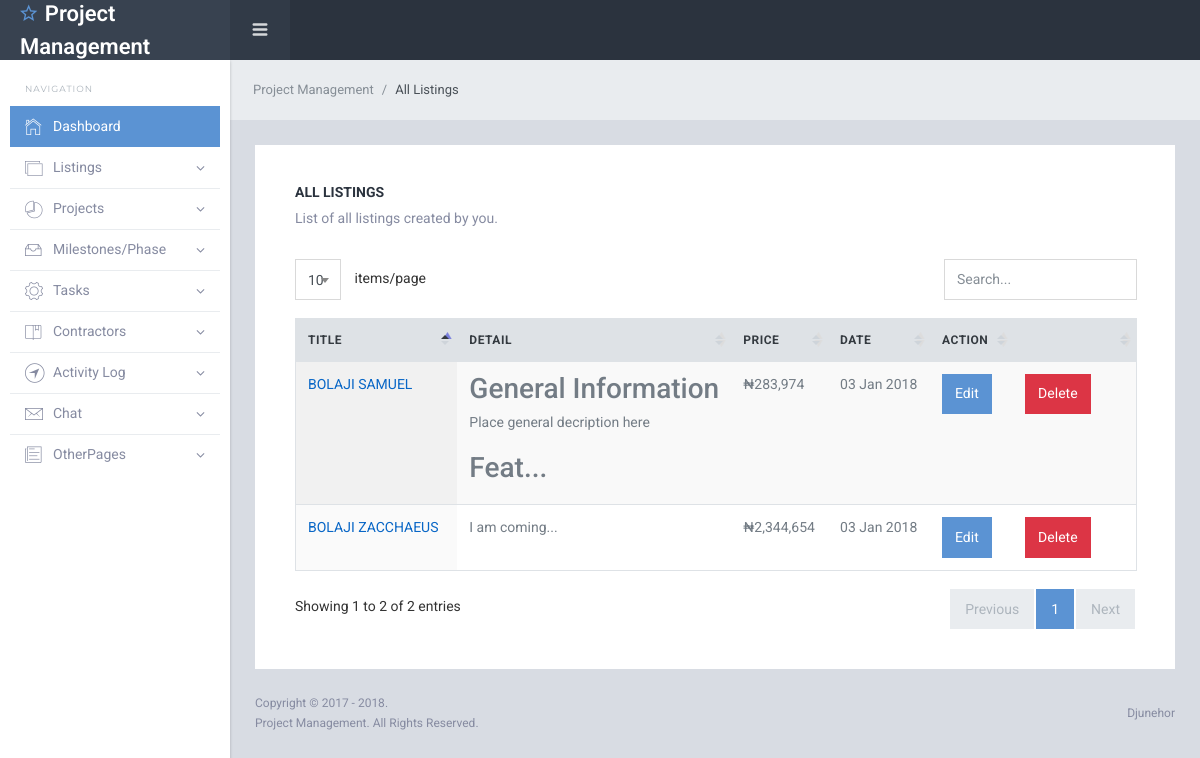
Page /manager/MyListing.php (signed in) on the committed database.
### tables this page shows
CREATE TABLE `options` (
  `website_code` varchar(100) NOT NULL,
  `admin_email` varchar(255) DEFAULT NULL,
  `admin_phone` varchar(20) NOT NULL,
  `admin_tw` varchar(100) NOT NULL,
  `admin_fb` varchar(100) NOT NULL,
  `admin_lk` varchar(100) NOT NULL,
  `website_name` varchar(100) NOT NULL,
  `website_tag` varchar(250) NOT NULL,
  `meta_desc` text NOT NULL,
  `about` varchar(250) NOT NULL,
  `contact_address` varchar(250) NOT NULL
);

CREATE TABLE `apartments` (
  `aID` int(25) NOT NULL,
  `name` varchar(250) NOT NULL,
  `slug` varchar(120) NOT NULL,
  `atype` int(1) NOT NULL,
  `ltype` int(1) NOT NULL,
  `price` int(11) NOT NULL,
  `info` text NOT NULL,
  `country` int(6) NOT NULL,
  `state` int(6) NOT NULL,
  `city` int(6) NOT NULL,
  `address` varchar(200) NOT NULL,
  `addDate` int(25) NOT NULL,
  `agentID` int(25) NOT NULL,
  `image1` varchar(200) NOT NULL,
  `image2` varchar(200) NOT NULL,
  `image3` varchar(200) NOT NULL,
  `image4` varchar(200) NOT NULL,
  `image5` varchar(200) NOT NULL,
  `image6` varchar(200) NOT NULL,
  `image7` varchar(200) NOT NULL,
  `image8` varchar(200) NOT NULL
);

CREATE TABLE `managers` (
  `managerID` int(25) NOT NULL,
  `email` varchar(100) NOT NULL,
  `password` varchar(100) NOT NULL,
  `addDate` int(25) NOT NULL,
  `LastLogin` int(25) NOT NULL,
  `fullname` varchar(100) NOT NULL,
  `phone` varchar(50) NOT NULL,
  `photo` varchar(100) NOT NULL,
  `lasturl` varchar(200) NOT NULL,
  `lastseen` int(25) NOT NULL
);

### includes/config.php (called while the page is built, shortened)
<?php
$servername = "localhost";
$username = "root";
$password = "";
$dbname = "project";
$con = new mysqli($servername, $username, $password, $dbname);
$website_code = '0X&KHJ22hast';
$user_table = "managers";
$option_table = "options";
$apartment_table = "apartments";
$apartment_type = "apartment_types";
$listing_type = "listing_types";
$option = mysqli_fetch_assoc(mysqli_query($con,"SELECT * FROM $option_table WHERE website_code='$website_code'"));
?>

### manager/MyListing.php (the view, shortened to what this page needs)
<?php
$page_name = "All Listings";
include '../views/manager_header.php'; ?>
 <link href="../lib/font-awesome/css/font-awesome.css" rel="stylesheet">
    <link href="../lib/Ionicons/css/ionicons.css" rel="stylesheet">
    <link href="../lib/perfect-scrollbar/css/perfect-scrollbar.css" rel="stylesheet">
    <link href="../lib/highlightjs/github.css" rel="stylesheet">
    <link href="../lib/datatables/jquery.dataTables.css" rel="stylesheet">
    <link href="../lib/select2/css/select2.min.css" rel="stylesheet">
    <link rel="stylesheet" href="../css/starlight.css">
  <div class="sl-mainpanel">
     <nav class="breadcrumb sl-breadcrumb">
        <a class="breadcrumb-item" href="index"><?php echo $option['website_name']; ?></a>
        <span class="breadcrumb-item active"><?php echo $page_name; ?></span>
      </nav>
      <div class="sl-pagebody">
	  <div class="card pd-20 pd-sm-40">
          <h6 class="card-body-title">All Listings</h6>
          <p class="mg-b-20 mg-sm-b-30">List of all listings created by you.</p>
          <div class="table-wrapper">
            <table id="datatable1" class="table display responsive nowrap">
              <thead>
                <tr>
                  <th class="wd-10p">Title</th>
                  <th class="wd-15p">Detail</th>
                  <th class="wd-10p">Price</th>
                  <th class="wd-10p">Date</th>
                  <th class="wd-10p">Action</th>
                  <th class="wd-15p"></th>
                </tr>
              </thead>
			  <tbody>
			  <?php
			  $q8 = mysqli_query($con,"SELECT * FROM $apartment_table
			  LEFT JOIN $user_table ON $apartment_table.agentID=$user_table.managerID
LEFT JOIN $listing_type ON $apartment_table.ltype=$listing_type.id
LEFT JOIN $apartment_type ON $apartment_table.atype=$apartment_type.id
WHERE agentID='$managerID'");
			   while($v = mysqli_fetch_assoc($q8))
 {
	 ?>
                <tr class="<?php echo $v['aID']; ?>">
                  <td><a href="../listing?id=<?php echo $v['aID']; ?>"><?php echo $v['name']; ?></a></td>
                  <td><?php echo substr(html_entity_decode(htmlspecialchars_decode($v['info'])),0,100); ?>...</td>
                  <td><?php echo "&#x20A6;".number_format($v['price']); ?></td>
                  <td><?php echo date('d M Y',$v['addDate']); ?></td>
				  <td><form action="EditListing?id=<?php echo $v['aID']; ?>"><button id="btnEdit" type="submit" class="btn btn-info">Edit</button></form></td>
                  <td><button onclick="del_listing(this.value)" id="btnDelete" type="submit" value="<?php echo $v['aID']; ?>" class="btn btn-danger">Delete</button></td>
                </tr>
 <?php } ?>
				 </tbody>
            </table>
          </div>
        </div>
</div>
<?php include '../views/manager_footer.php'; ?>

### views/manager_header.php (shortened to what this page needs)
<?php
include_once '../includes/config.php';
if(!isset($_SESSION['managerID']) && !isset($_COOKIE['managerID'])) {header("Location: SigninPage"); exit();}
else
{
$managerID = $_SESSION['managerID'] ? $_SESSION['managerID']: $_COOKIE['managerID'];
}
?>
<!DOCTYPE html>
<html lang="en">
  <head>
  </head>
  <body>
    <div class="sl-logo"><a href="index"><i class="icon ion-android-star-outline"></i> <?php echo $option['website_name']; ?></a></div>
    <div class="sl-sideleft">
      <label class="sidebar-label">Navigation</label>
      <div class="sl-sideleft-menu">
        <a href="index" class="sl-menu-link active">
          <div class="sl-menu-item">
            <i class="menu-item-icon icon ion-ios-home-outline tx-22"></i>
            <span class="menu-item-label">Dashboard</span>
          </div>
        </a>
		<a  class="sl-menu-link">
          <div class="sl-menu-item">
            <i class="menu-item-icon icon ion-ios-photos-outline tx-20"></i>
            <span class="menu-item-label">Listings</span>
            <i class="menu-item-arrow fa fa-angle-down"></i>
          </div>
        </a>
        <a  class="sl-menu-link">
          <div class="sl-menu-item">
            <i class="menu-item-icon ion-ios-pie-outline tx-20"></i>
            <span class="menu-item-label">Projects</span>
            <i class="menu-item-arrow fa fa-angle-down"></i>
          </div>
        </a>
        <a  class="sl-menu-link">
          <div class="sl-menu-item">
            <i class="menu-item-icon icon ion-ios-filing-outline tx-24"></i>
            <span class="menu-item-label">Milestones/Phase</span>
            <i class="menu-item-arrow fa fa-angle-down"></i>
          </div>
        </a>
		<a class="sl-menu-link">
          <div class="sl-menu-item">
            <i class="menu-item-icon icon ion-ios-gear-outline tx-24"></i>
            <span class="menu-item-label">Tasks</span>
            <i class="menu-item-arrow fa fa-angle-down"></i>
          </div>
        </a>
        <a class="sl-menu-link">
          <div class="sl-menu-item">
            <i class="menu-item-icon icon ion-ios-bookmarks-outline tx-20"></i>
            <span class="menu-item-label">Contractors</span>
            <i class="menu-item-arrow fa fa-angle-down"></i>
          </div>
        </a>
        <a class="sl-menu-link">
          <div class="sl-menu-item">
            <i class="menu-item-icon icon ion-ios-navigate-outline tx-24"></i>
            <span class="menu-item-label">Activity Log</span>
            <i class="menu-item-arrow fa fa-angle-down"></i>
          </div>
        </a>
        <a class="sl-menu-link">
          <div class="sl-menu-item">
            <i class="menu-item-icon icon ion-ios-email-outline tx-24"></i>
            <span class="menu-item-label">Chat</span>
			<i class="menu-item-arrow fa fa-angle-down"></i>
          </div>
        </a>
        <a class="sl-menu-link">
          <div class="sl-menu-item">
            <i class="menu-item-icon icon ion-ios-paper-outline tx-22"></i>
            <span class="menu-item-label">OtherPages</span>
            <i class="menu-item-arrow fa fa-angle-down"></i>
          </div>
        </a>
      </div>
      <br>
    </div>
    <div class="sl-header">
      <div class="sl-header-left">
        <div class="navicon-left hidden-md-down"><a id="btnLeftMenu" href=""><i class="icon ion-navicon-round"></i></a></div>
      </div>
      <div class="sl-header-right">
        <nav class="nav">
          <div class="dropdown">
            <a class="nav-link nav-link-profile" data-toggle="dropdown">
            </a>
          </div>
        </nav>
      </div>
    </div>

### views/manager_footer.php
<footer class="sl-footer">
        <div class="footer-left">
          <div class="mg-b-2">Copyright &copy; 2017 - <?php echo date('Y',time());?>.</div>
          <div><?php echo $option['website_name']; ?>. All Rights Reserved.</div>
        </div>
        <div class="footer-right d-flex align-items-center">
          <?php echo 'Djunehor'; ?>
		  </div>
      </footer>
    </div>
  </body>
</html>

### rows in the picture
options: website_name "Project Management"
apartments: name "BOLAJI ZACCHAEUS", info "I am coming", price "2,344,654", managers.addDate "03 Jan 2018", $v['aID'] 11 (drawn)
apartments: name "BOLAJI SAMUEL", info "General Information Place general decription here Feat", price "283,974", managers.addDate "03 Jan 2018", $v['aID'] 12 (drawn)

### other values in the picture
$page_name "All Listings"
